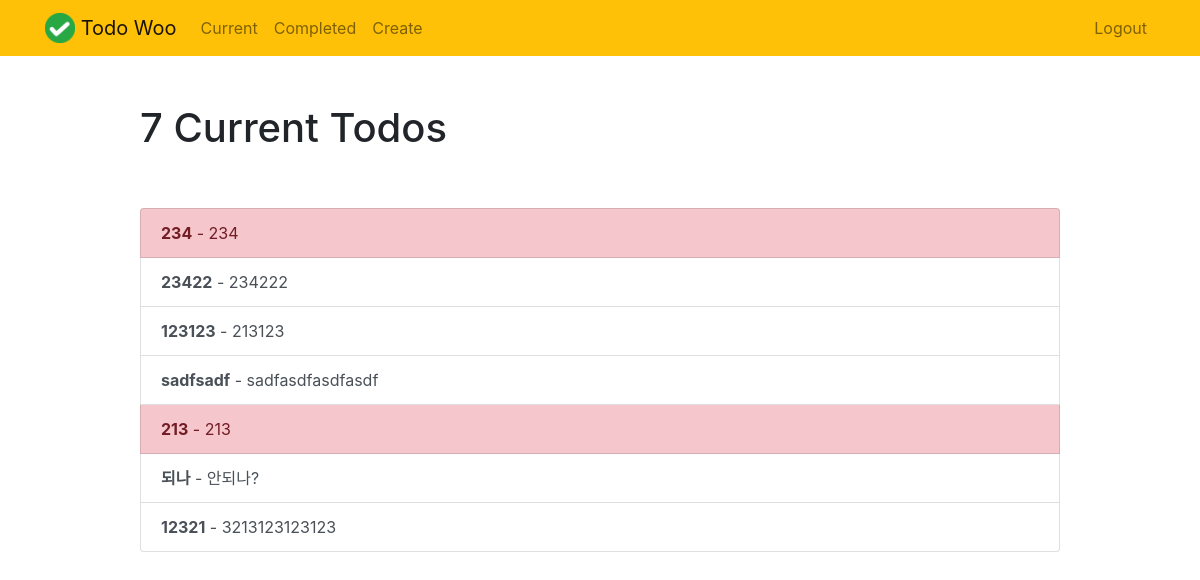
/current/ (signed in), run on an earlier commit of the app's database.
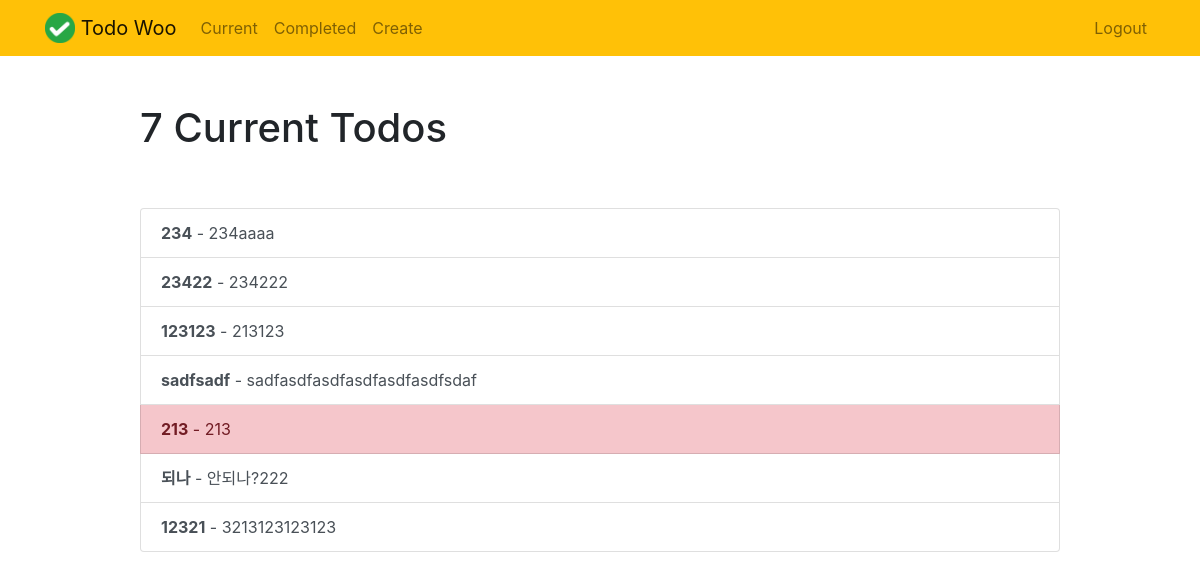
And on a later commit of the database.
### todo/models.py (models this page shows, shortened)
class Todo(models.Model):
    title = models.CharField(max_length=30)
    memo = models.TextField(blank=True)
    created = models.DateTimeField(auto_now_add=True)
    datecompleted = models.DateTimeField(null=True, blank=True)
    important = models.BooleanField(default=True)
    todocreator = models.ForeignKey(User, on_delete=models.CASCADE)

### todo/views.py (the view)
# urls.py: path('current/', views.currenttodos, name='currenttodos'),
@login_required
def currenttodos(request):
    todos = Todo.objects.filter(todocreator=request.user, datecompleted__isnull=True)
    return render(request, 'todo/currenttodos.html', {'todos': todos})

### todo/templates/todo/currenttodos.html
{% extends "todo/base.html" %}
{% block content %}
    <div class="row justify-content-center mt-5">
        <div class="col-md-10">
            {% if todos %}
                 <h1>{{ todos.count }} Current Todo{{ todos.count|pluralize }}</h1>
            {% else %}
                           <h1>Current Todos</h1>
            {% endif %}
        </div>
    </div>
    <div class="row justify-content-center mt-5">
        <div class="col-md-10">
        {% if todos %}
            <div class="list-group">
                {% for todo in todos %}
                    <a href="{% url 'viewtodo' todo.id %}" class="list-group-item list-group-item-action{% if todo.important %} list-group-item-danger{% endif %}"><b>{{ todo.title }}</b>{% if todo.memo %} - {{ todo.memo|truncatechars:30 }}{% endif %}</a>
                {% endfor %}
            </div>
        {% else %}
            <div class="text-center">
                <h2>Looks like you don't have any todos! Nice work.</h2>
            <br>
            <a role="button" class="btn btn-primary" href="{% url 'createtodo' %}">New Todo</a>
            </div>
        {% endif %}
        </div>
    </div>
{% endblock %}

What changed in the data, as far as the page shows it:
changed Todo: important True → False (drawn); memo "234" → "234aaaa"
changed Todo "sadfsadf": memo "sadfasdfasdfasdf" → "sadfasdfasdfasdfasdfasdfsdaf"
changed Todo "되나": memo "안되나?" → "안되나?222"
